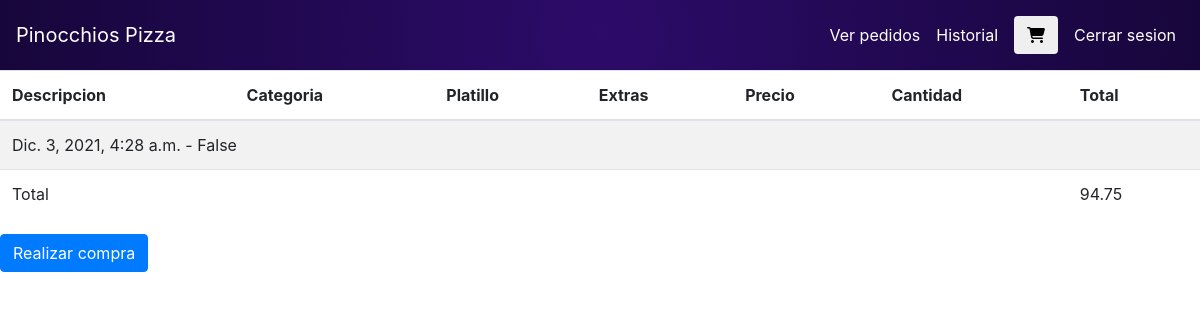
Before: /ordenes (signed in) with the older database file.
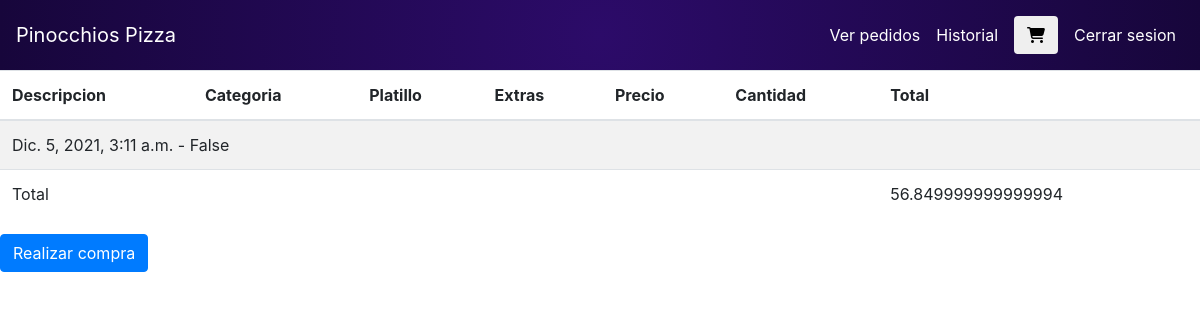
After: the same page with the newer database file.
### orders/models.py (models this page shows, shortened)
class Pedido(models.Model):
    total = models.FloatField()
    cliente = models.ForeignKey(User, on_delete=models.PROTECT)
    fecha = models.DateTimeField(auto_now_add=True)
    estado = models.BooleanField(default=False)

### orders/views.py (the view)
# urls.py: path("ordenes", views.ordenes, name = "ordenes"),
@login_required(login_url="/login")
def ordenes(request):
    pedido = Pedido.objects.filter(cliente = request.user, estado = False).first()
    data = {
        "pedido" : pedido
    }
    return render(request,"ordenes.html", data)

### orders/templates/ordenes.html (shortened to what this page needs)
{% extends "layout.html" %}
{% block main%}
<table class="table table-striped">
    <thead>
      <tr>
        <th scope="col">Descripcion</th>
        <th scope="col">Categoria</th>
        <th scope="col">Platillo</th>
        <th scope="col">Extras</th>
        <th scope="col">Precio</th>
        <th scope="col">Cantidad</th>
        <th scope="col">Total</th>
      </tr>
    </thead>
    <tbody>
    <tr> <td colspan="9">{{pedido.fecha}} - {{pedido.estado}}</td>
    </tr>
    <tr> <td colspan="6">Total</td>
      <td>{{pedido.total}}</td>
    </tr>
    </tbody>
  </table>
  <a href="/realizar-orden/{{pedido.id}}" class="btn btn-primary"> Realizar compra</a>
{% endblock%}

### orders/templates/layout.html (shortened to what this page needs)
<!DOCTYPE html>
<html lang="en">
{% load static%}
<head>
  <link rel="stylesheet" href="https://maxcdn.bootstrapcdn.com/bootstrap/4.0.0/css/bootstrap.min.css"
>
  <link href="/static/style.css" rel="stylesheet">
</head>
<body>
  {%if request.user.id%}
  <nav class="navbar navbar-expand-lg navbar-dark justify-content-between">
    <a class="navbar-brand" href="/">Pinocchios Pizza</a>
    <span>
    <div class="collapse navbar-collapse" id="navbarTogglerDemo03">
      <ul class="navbar-nav mr-auto mt-2 mt-lg-0">
        {%if request.user.is_staff%}
        <li class="nav-item active">
          <a class="nav-link" href="/listar-ordenes">Ver pedidos<span class="sr-only">(current)</span></a>
        </li>
        {% endif %}
        <li>
          <li class="nav-item active">
            <a class="nav-link" href="/historial">Historial<span class="sr-only">(current)</span></a>
          </li>
        <a class="nav-link" href="/ordenes">
          <button class="btn btn-outline-ligth" type="submit">
              <i class="fas fa-shopping-cart"></i>
              </button>
          </a>
        </li>
        <li class="nav-item active">
          <a class="nav-link" href="/logout">Cerrar sesion<span class="sr-only">(current)</span></a>
        </li>
        </ul>
    </div>
  </span>
  </nav>
  {% endif %}
  <main class="container-fluid ml-0 mr-0 pb-5">
    {% block main %}{% endblock %}
</body>
</html>

### orders/static/style.css (style rules this page uses)
.navbar { background: radial-gradient(circle, #2c0b69 0%, #17063b 100%); }
.container-fluid { width: 100%; padding-right: 0; padding-left: 0; }
ul { align-items: center; }

Changed rows visible on the page:
changed Pedido "False": fecha "Dic. 3, 2021, 4:28 a.m." → "Dic. 5, 2021, 3:11 a.m."; total "94.75" → "56.849999999999994"
